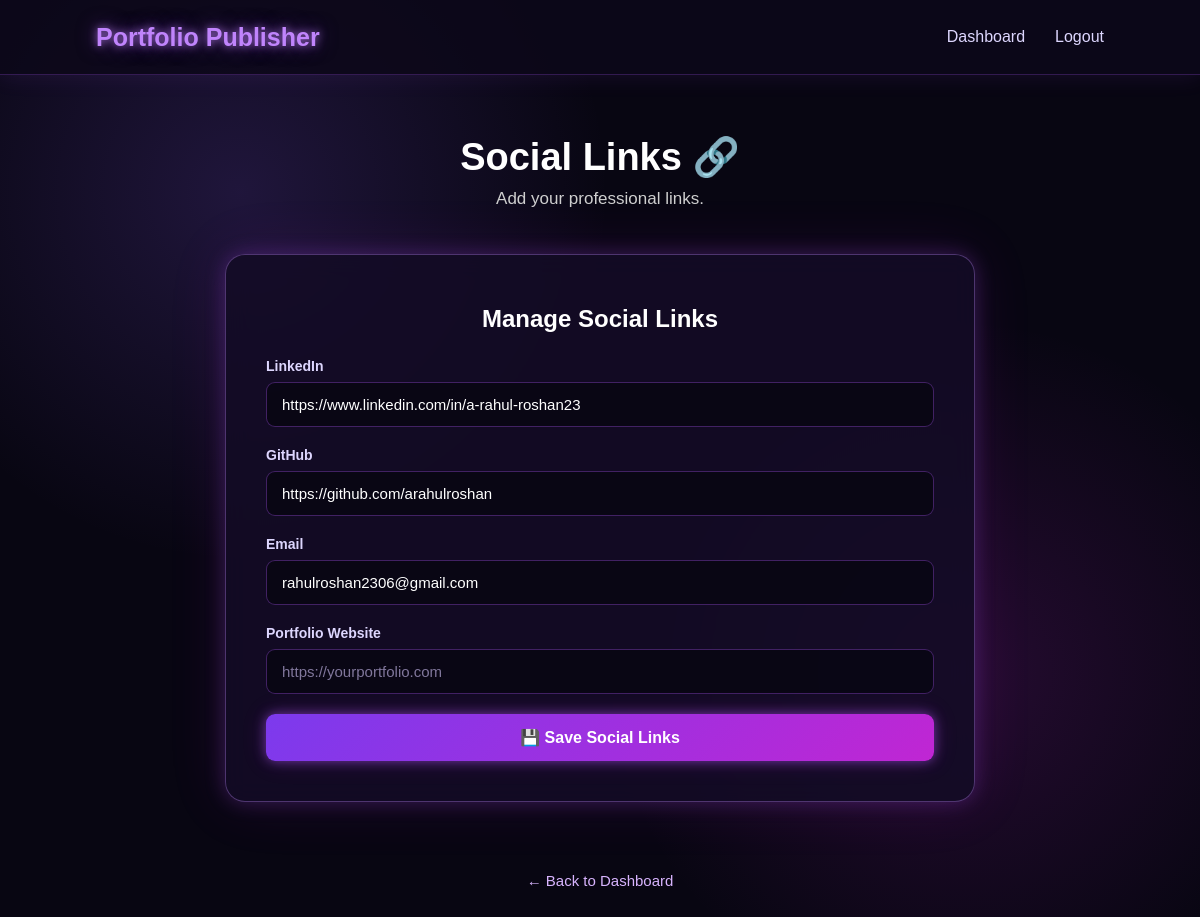
The app's page /social-links (signed in) with its own data.
### tables this page shows
CREATE TABLE social_links (
            id INTEGER PRIMARY KEY AUTOINCREMENT,
            user_id INTEGER UNIQUE NOT NULL,
            linkedin TEXT,
            github TEXT,
            email TEXT,
            portfolio TEXT,
            FOREIGN KEY (user_id) REFERENCES users(id)
        );

### app.py (the view, shortened to what this page needs)
@app.route("/social-links", methods=["GET", "POST"])
def social_links():
    if "user_id" not in session:
        return redirect(url_for("login"))
    conn = get_db()
    social = conn.execute(
        """
        SELECT *
        FROM social_links
        WHERE user_id = ?
        """,
        (session["user_id"],)
    ).fetchone()
    conn.close()
    return render_template(
        "social_links.html",
        social=social
    )

### app.py (called while the page is built)
def get_db():
    conn = sqlite3.connect("portfolio.db")
    conn.row_factory = sqlite3.Row
    return conn

### templates/social_links.html (shortened to what this page needs)
<!DOCTYPE html>
<html lang="en">
<head>
    <link rel="stylesheet"
          href="{{ url_for('static', filename='css/style.css') }}">
</head>
<body>
    <nav class="navbar">
        <div class="logo">
            Portfolio Publisher
        </div>
        <div class="nav-links">
            <a href="{{ url_for('dashboard') }}">
                Dashboard
            </a>
            <a href="{{ url_for('logout') }}">
                Logout
            </a>
        </div>
    </nav>
    <section class="dashboard">
        <div class="dashboard-header">
            <h1>
                Social Links 🔗
            </h1>
            <p>
                Add your professional links.
            </p>
        </div>
        <div class="auth-box project-form-box">
            <h2>
                Manage Social Links
            </h2>
            <form method="POST">
                <label>
                    LinkedIn
                </label>
                <input
                    type="url"
                    name="linkedin"
                    value="{{ social['linkedin'] if social else '' }}"
                    placeholder="https://www.linkedin.com/in/your-profile"
                >
                <label>
                    GitHub
                </label>
                <input
                    type="url"
                    name="github"
                    value="{{ social['github'] if social else '' }}"
                    placeholder="https://github.com/your-username"
                >
                <label>
                    Email
                </label>
                <input
                    type="email"
                    name="email"
                    value="{{ social['email'] if social else '' }}"
                    placeholder="your@email.com"
                >
                <label>
                    Portfolio Website
                </label>
                <input
                    type="url"
                    name="portfolio"
                    value="{{ social['portfolio'] if social else '' }}"
                    placeholder="https://yourportfolio.com"
                >
                <button type="submit">
                    💾 Save Social Links
                </button>
            </form>
        </div>
        <div class="back-dashboard">
            <a href="{{ url_for('dashboard') }}">
                ← Back to Dashboard
            </a>
        </div>
    </section>
</body>
</html>

### static/css/style.css (style rules this page uses)
* { margin: 0; padding: 0; box-sizing: border-box; }
body { font-family: Arial, sans-serif; background: radial-gradient( circle at 20% 20%, rgba(139, 92, 246, 0.18), transparent 30% ), radial-gradient( circle at 80% 70%, rgba(192, 38, 211, 0.16), transparent 30% ), #080612; color: #ffffff; min-height: 100vh; }
.navbar { height: 75px; display: flex; justify-content: space-between; align-items: center; padding: 0 8%; background: rgba(12, 8, 25, 0.85); border-bottom: 1px solid rgba(168, 85, 247, 0.25); box-shadow: 0 0 25px rgba(168, 85, 247, 0.12); }
.logo { font-size: 25px; font-weight: bold; color: #c084fc; text-shadow: 0 0 8px rgba(192, 132, 252, 0.8), 0 0 20px rgba(168, 85, 247, 0.5); }
.nav-links { display: flex; align-items: center; gap: 30px; }
.nav-links a { text-decoration: none; color: #ddd6fe; font-weight: 500; transition: 0.3s; }
.auth-box { width: 100%; max-width: 460px; padding: 40px; border-radius: 20px; background: rgba(20, 12, 38, 0.88); border: 1px solid rgba(192, 132, 252, 0.35); box-shadow: 0 0 20px rgba(168, 85, 247, 0.25), 0 0 60px rgba(192, 38, 211, 0.12); backdrop-filter: blur(12px); }
.auth-box h2 { text-align: center; color: #ffffff; margin-bottom: 25px; }
.auth-box label { display: block; margin-bottom: 8px; color: #ddd6fe; font-size: 14px; font-weight: bold; }
.auth-box input, .auth-box textarea { width: 100%; padding: 13px 15px; margin-bottom: 20px; background: rgba(8, 6, 18, 0.8); color: white; border: 1px solid rgba(168, 85, 247, 0.35); border-radius: 9px; outline: none; font-size: 15px; font-family: Arial, sans-serif; transition: 0.3s; }
.auth-box input::placeholder, .auth-box textarea::placeholder { color: #81779c; }
.auth-box button { width: 100%; padding: 14px; border: none; border-radius: 9px; background: linear-gradient( 135deg, #7c3aed, #c026d3 ); color: white; font-size: 16px; font-weight: bold; cursor: pointer; box-shadow: 0 0 12px rgba(168, 85, 247, 0.55), 0 0 25px rgba(192, 38, 211, 0.2); transition: 0.3s; }
.dashboard { padding: 60px 8%; }
.dashboard-header { text-align: center; margin-bottom: 45px; }
.dashboard-header h1 { font-size: 38px; color: #ffffff; margin-bottom: 10px; }
.dashboard-header p { color: #cfcfcf; font-size: 17px; }
.project-form-box { max-width: 750px; margin: 0 auto 70px auto; }
.project-form-box h2 { color: #ffffff; text-align: center; margin-bottom: 30px; }
.back-dashboard { width: 100%; box-sizing: border-box; text-align: center; margin-top: 25px; padding-bottom: 10px; }
.back-dashboard a { display: inline-block; color: #d8b4fe; text-decoration: none; font-size: 15px; }
.auth-box h2 { margin-top: 10px; margin-bottom: 25px; }

### records on screen
social_links: linkedin "https://www.linkedin.com/in/a-rahul-roshan23", github "https://github.com/arahulroshan", email "rahulroshan2306@gmail.com"
